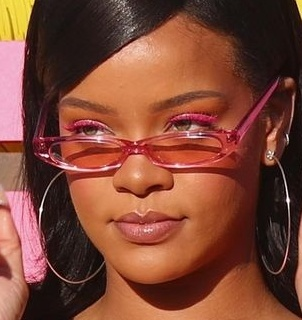
#> input picture split data/train/Rihanna40_4051.jpg, 302 x 320 px; its folder holds 4 pictures in this run
$ python Eigenface.py
#> lines starting #> are read from the running program, lines starting #| are printed output that depends on the picture
import cv2
import numpy as np
import glob
import math
import scipy
import time

# [10 lines left out: function vectorToImg, not called in this run]

def isUpperTriangular(mtrx) :
    # Mengembalikan True jika mtrx adalah matriks segitiga atas, False jika tidak
    # KAMUS LOKAL
    # i,j : integer

    # ALGORITMA
    for i in range(1,len(mtrx)) :
        for j in range(i) :
            if(abs(mtrx[i][j]) > 1e-3) :
                return False
    return True

def HouseHolder(vec) :
    # Menghasilkan reflektor householder berdasarkan vektor vec
    # Sumber : https://www.cs.cornell.edu/~bindel/class/cs6210-f09/lec18.pdf
    # KAMUS LOKAL

    # ALGORITMA
    normx = np.linalg.norm(vec)
    if (normx < 1e-5) :
        H = np.eye(len(vec))
        return H
    s = -np.sign(vec[0])
    u1 = vec[0] - s*normx
    w = vec/u1
    w[0] = 1
    tau = -s*u1/normx
    H = np.eye(len(vec)) - tau*w*np.reshape(w,(len(w),1))
    return H

def Tridiagonalize(mtrx) :
    # Ubah mtrx menjadi matriks tridiagonal
    # KAMUS LOKAL

    # ALGORITMA
    n = len(mtrx)
    m = np.array(mtrx,dtype=np.float64)
    Q = np.eye(n)
    if (n > 2) :
        for i in range(n-2) :
            HH = np.eye(n)
            HH[i+1:,i+1:] = HouseHolder(m[i+1:,i])
            m = HH @ m @ HH.T
            Q = HH @ Q
    for i in range(len(m)) :
        for j in range(len(m[i])) :
            if (abs(m[i][j]) < 1e-7) :
                m[i][j] = 0
    return m,Q

# [54 lines left out: functions QRDecomp, QREigenSendiri, not called in this run]

def QREigenBuiltIn(mtrx, iteration=5000) :
    # Menghitung nilai eigen dari matrik mtrx memakai QR decomposition. Prekondisi : mtrx adalah matriks persegi
    # Sumber : https://www.andreinc.net/2021/01/25/computing-eigenvalues-and-eigenvectors-using-qr-decomposition
    #          https://mathoverflow.net/questions/258847/solved-how-to-retrieve-eigenvectors-from-qr-algorithm-that-applies-shifts-and-d
    # KAMUS LOKAL
    # n : integer
    # i : integer

    # ALGORITMA
    # Ditambahin cek waktu
    startTime = time.time()
    n = len(mtrx)
    # H, HQ = scipy.linalg.hessenberg(mtrx, calc_q=True)
    H, HQ = Tridiagonalize(mtrx)
    mK = H
    QTdotQ = np.eye(n) # Matriks identitas ukuran n
    for i in range(iteration) :
        s = mK[n-1][n-1]
        smult = np.eye(n) * s
        Q,R = np.linalg.qr(np.subtract(mK,smult)) # QR built-in
        mK = np.add(R @ Q, smult)
        QTdotQ = QTdotQ @ Q
        if (i % 1000 == 0) :
            print("Iterasi", i+1)
        if (isUpperTriangular(mK)) :
            break
    QTdotQ = HQ @ QTdotQ
    # Waktu akhir
    endTime = time.time()
    print("Waktu eksekusi QR : ", endTime-startTime)
    return np.diag(mK), QTdotQ

# [29 lines left out: function rayleigh_iteration, not called in this run]

def InputFace(dir) :
    # Mengambil data wajah dari directory dir dan membuat matriks vektor baris gambar. Prekondisi : dir hanya berisi gambar.
    # KAMUS LOKAL

    # ALGORITMA
#> called with dir = './split data/train'
    initImage = np.array( [np.array(cv2.imread(image)) for image in glob.glob(f'{dir}/*')])
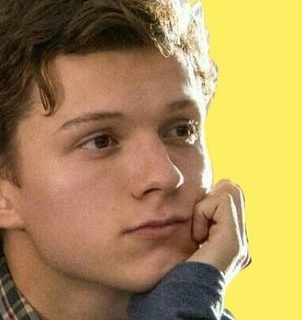
#> input picture split data/train/Tom Holland168_4753.jpg, 302 x 320 px
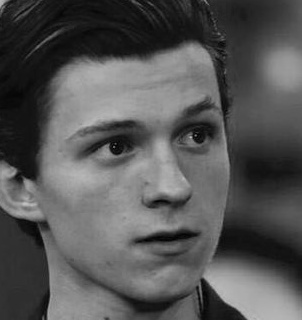
#> input picture split data/train/Tom Holland6_4843.jpg, 302 x 320 px
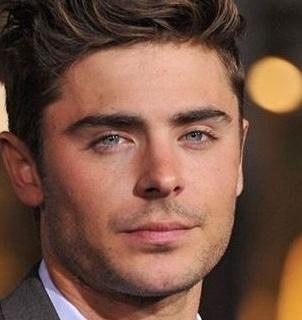
#> input picture split data/train/Zac Efron14_1634.jpg, 302 x 320 px
    trainingImage = np.array( [np.array(cv2.imread(image,0)) for image in glob.glob(f'{dir}/*')])
    imgVectorMatrix = []
    for images in trainingImage :
        # List penampung vektor gambar
        imgPixelList = images.flatten()
        imgVectorMatrix.append(imgPixelList)
#> this loop made 4 passes
#> after the loop, imgVectorMatrix = 4 items
    return (imgVectorMatrix,initImage)

def MeanFace(imgVectorMatrix) :
    # Menghitung mean face dari matriks vektor gambar.
    # KAMUS LOKAL

    # ALGORITMA
    avgVector = np.zeros(len(imgVectorMatrix[0]), dtype=np.int64)
    count = 0
    for i in range(len(imgVectorMatrix)) :
        avgVector += imgVectorMatrix[i]
        count += 1
    for i in range(len(avgVector)) :
        avgVector[i] //= count
    avgVector = np.array(avgVector, dtype=np.uint8)
    return avgVector

def EigenFace(imgVectorMatrix, method) :
    # Melakukan kalkulasi eigenface terhadap matriks vektor baris gambar dan
    # mengembalikan hasilnya, matriks koefisien terhadap gambar, waktu eksekusi, dan mean face
    # sesuai metode eigen yang dipilih.
    # KAMUS LOKAL

    # ALGORITMA
    # Dataset kosong
    if (not(np.any(imgVectorMatrix))) :
        print("Tidak ada gambar di dataset")
        return

    # Mulai perhitungan waktu eksekusi
    start = time.time()
    # Selisih training image dengan nilai tengah (norm face)
    mean = MeanFace(imgVectorMatrix)
    for i in range(len(imgVectorMatrix)) :
        imgVectorMatrix[i] -= mean

    # Menghitung matriks kovarian
    mImgTrans = np.transpose(imgVectorMatrix)
    covar = np.dot(imgVectorMatrix, mImgTrans)

    # Menghitung nilai dan vektor eigen dari matriks kovarian dan mengurutkannya dari besar ke kecil. Diambil vektor yang signifikan saja.
    if (method=='QRBuiltIn') :
        eigValue, eigVector = QREigenBuiltIn(covar)
    else :
        if (method == 'QRSendiri') :
            eigValue, eigVector = QREigenSendiri(covar)
        else :
            if (method == 'Rayleigh') :
                eigValue, eigVector = rayleigh_iteration(covar)

    # Membuat eigenface dan mengurutkannya
    eigenFace = np.transpose(np.dot(mImgTrans, eigVector))
    for i in range(len(eigenFace)) : # Normalisasi eigenface supaya hasil perhitungan jarak tidak terlalu besar
        eigenFace[i] /= np.linalg.norm(eigenFace[i])

    eigSortIdx = eigValue.argsort()[::-1]
    sorted_eigVal = eigValue[eigSortIdx]
    sort_eigenFace = eigenFace[eigSortIdx]

    largest_eigenFace = []
    for i in range(len(sorted_eigVal)//10) :
        if (i > 0) :
            if (abs(sorted_eigVal[i]/sorted_eigVal[0]) > 1e-5) :
                largest_eigenFace.append(sort_eigenFace[i])
            else :
                break
        else :
            largest_eigenFace.append(sort_eigenFace[i])
    largest_eigenFace = np.array(largest_eigenFace, dtype=np.float64)

    # Membuat vektor koefisien tiap gambar terhadap eigenFace
    coefTrain = []
    for i in range(len(imgVectorMatrix)) :
        coefI = []
        for j in range(len(largest_eigenFace)) :
            coefI.append(np.dot(imgVectorMatrix[i],largest_eigenFace[j]))
        coefTrain.append(coefI)
    end = time.time()
    execTime = end-start
    print("Waktu eksekusi : ", execTime)
    return mean, largest_eigenFace, coefTrain, execTime

# [42 lines left out: function RecognizeFace, not called in this run]

imgVectorMtrx, initImage = InputFace('./split data/train')
#> imgVectorMtrx = 4 items
mean, eigenFace, coefTrain, execTime = EigenFace(imgVectorMtrx, 'QRBuiltIn')
#> the loop in MeanFace, `for i in range(len(imgVectorMatrix)) :` made 4 passes
#> after the loop in MeanFace, `for i in range(len(imgVectorMatrix)) :`: count = 4
#> the loop in EigenFace, `for i in range(len(imgVectorMatrix)) :` made 4 passes
#> after the loop in EigenFace, `for i in range(len(imgVectorMatrix)) :`: imgVectorMatrix = 4 items
#> in EigenFace, `covar = np.dot(imgVectorMatrix, mImgTrans)`: covar = [[183, 154, 242, 206], [154, 253, 108, 241], [242, 108, 209, 56], [206, 241, 56, 161]]
#> in QREigenBuiltIn, `n = len(mtrx)`: n = 4
#> in Tridiagonalize, `m = np.array(mtrx,dtype=np.float64)`: m has the same summary as covar in EigenFace
#> in Tridiagonalize, `Q = np.eye(n)`: Q = [[1, 0, 0, 0], [0, 1, 0, 0], [0, 0, 1, 0], [0, 0, 0, 1]]
#> the loop in Tridiagonalize, `for i in range(n-2) :` made 2 passes
#> (normx in HouseHolder, s in HouseHolder, u1 in HouseHolder, tau in HouseHolder) on pass 1: (353.2, -1, 507.2, 1.44)
#> (normx in HouseHolder, s in HouseHolder, u1 in HouseHolder, tau in HouseHolder) on pass 2: (155.5, -1, 294.2, 1.89)
#> the loop in Tridiagonalize, `for i in range(len(m)) :` made 4 passes
#> after the loop in Tridiagonalize, `for i in range(len(m)) :`: m = [[183, -353.2, 0, 0], [-353.2, 433, -155.5, 0], [0, -155.5, 116.7, 110.8], [0, 0, 110.8, 73.35]]
#> in QREigenBuiltIn, `H, HQ = Tridiagonalize(mtrx)`: H has the same summary as m in Tridiagonalize; HQ = [[1, 0, 0, 0], [0, -0.436, -0.685, -0.583], [0, 0.875, -0.474, -0.0975], [0, -0.21, -0.553, 0.806]]
#> in QREigenBuiltIn, `mK = H`: mK has the same summary as m in Tridiagonalize
#> in QREigenBuiltIn, `QTdotQ = np.eye(n)`: QTdotQ has the same summary as Q in Tridiagonalize
#> the loop in QREigenBuiltIn, `for i in range(iteration) :` made 36 passes
#> s on passes 1 to 12: 73.35, 34.3, 9.57, 8.92, 8.92, 8.92, 8.92, 8.92, 8.92, 8.92, 8.92, 8.92
#> in QREigenBuiltIn, `QTdotQ = HQ @ QTdotQ`: QTdotQ = [[0.542, 0.308, 0.629, 0.464], [0.181, 0.864, -0.405, -0.236], [-0.817, 0.388, 0.269, 0.332], [0.0794, -0.0857, -0.607, 0.786]]
#> in EigenFace, `eigValue, eigVector = QREigenBuiltIn(covar)`: eigValue = [711.1, 205.4, -119.5, 8.92]; eigVector has the same summary as QTdotQ in QREigenBuiltIn
#> the loop in EigenFace, `for i in range(len(eigenFace)) :` made 4 passes
#> in EigenFace, `eigSortIdx = eigValue.argsort()[::-1]`: eigSortIdx = [0, 1, 3, 2]
#> in EigenFace, `sorted_eigVal = eigValue[eigSortIdx]`: sorted_eigVal = [711.1, 205.4, 8.92, -119.5]
#> after the loop in EigenFace, `for i in range(len(sorted_eigVal)//10) :`: largest_eigenFace = []
#> in EigenFace, `largest_eigenFace = np.array(largest_eigenFace, dtype=np.float64)`: largest_eigenFace = empty array
#> after the loop in EigenFace, `for i in range(len(imgVectorMatrix)) :`: coefTrain = [[], [], [], []]
#> eigenFace = empty array; coefTrain = [[], [], [], []]; execTime = 0.0463
decision = input()
while (decision != 'EXIT') :
    if (decision == 'R') :
        RecognizeFace('./testImg.jpg', eigenFace, coefTrain, mean, initImage)
#> (the run stopped early here; a loop or call above may not have finished)
